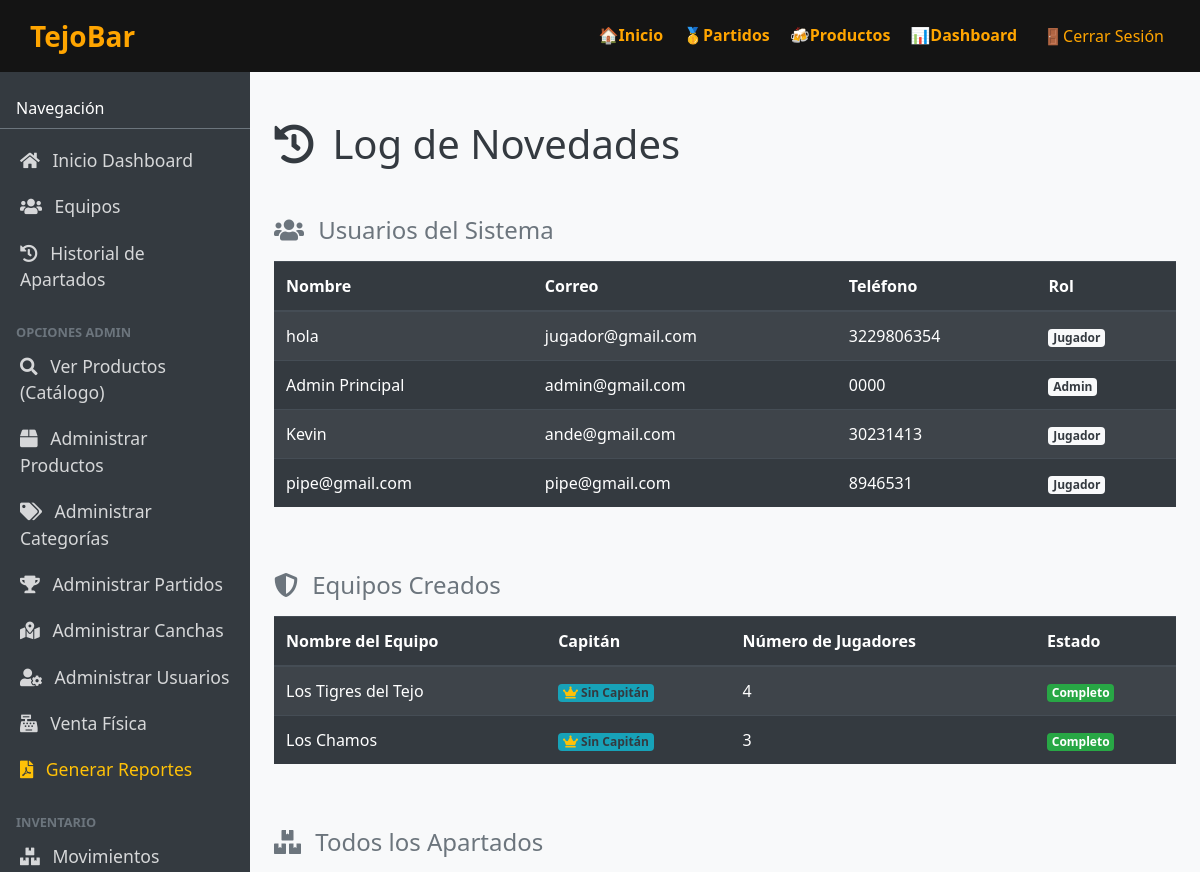
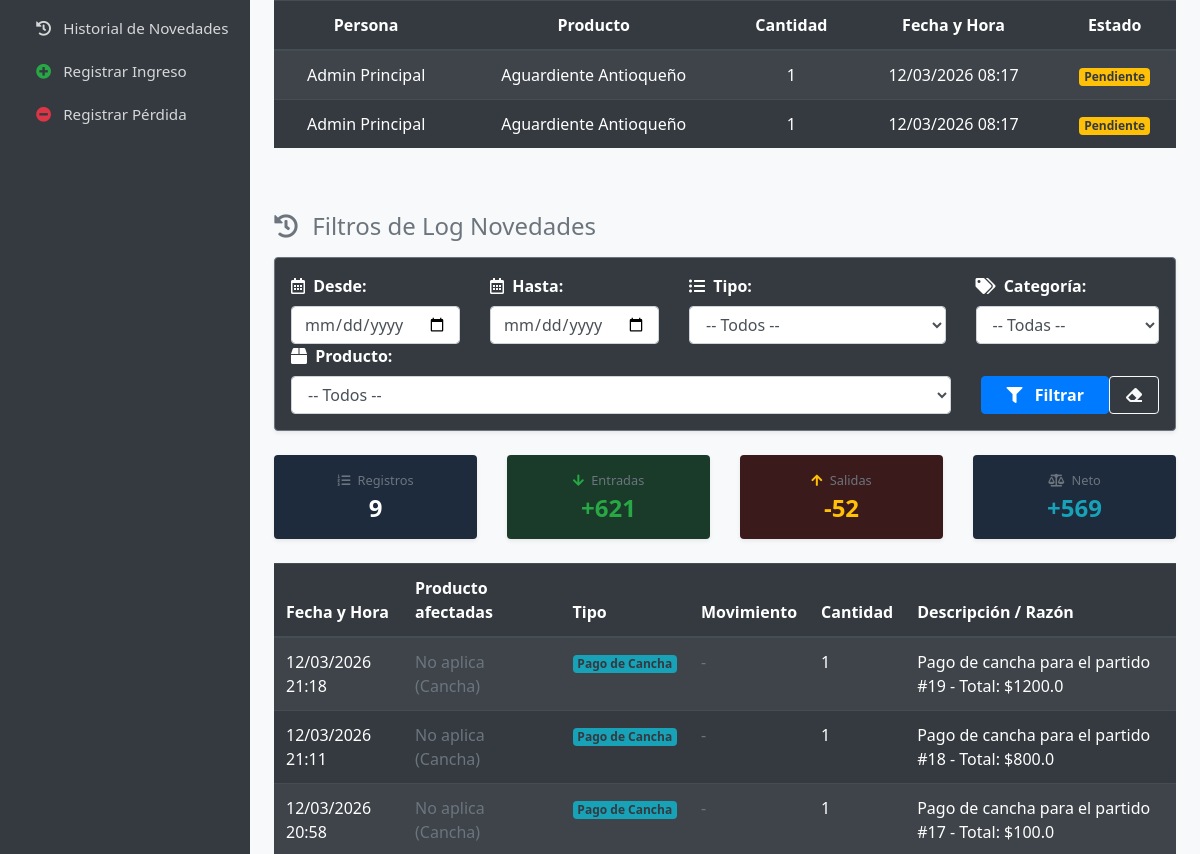
The page /administracion/novedades/ (signed in, upper part) on the database as committed earlier (2 pictures, top to bottom).
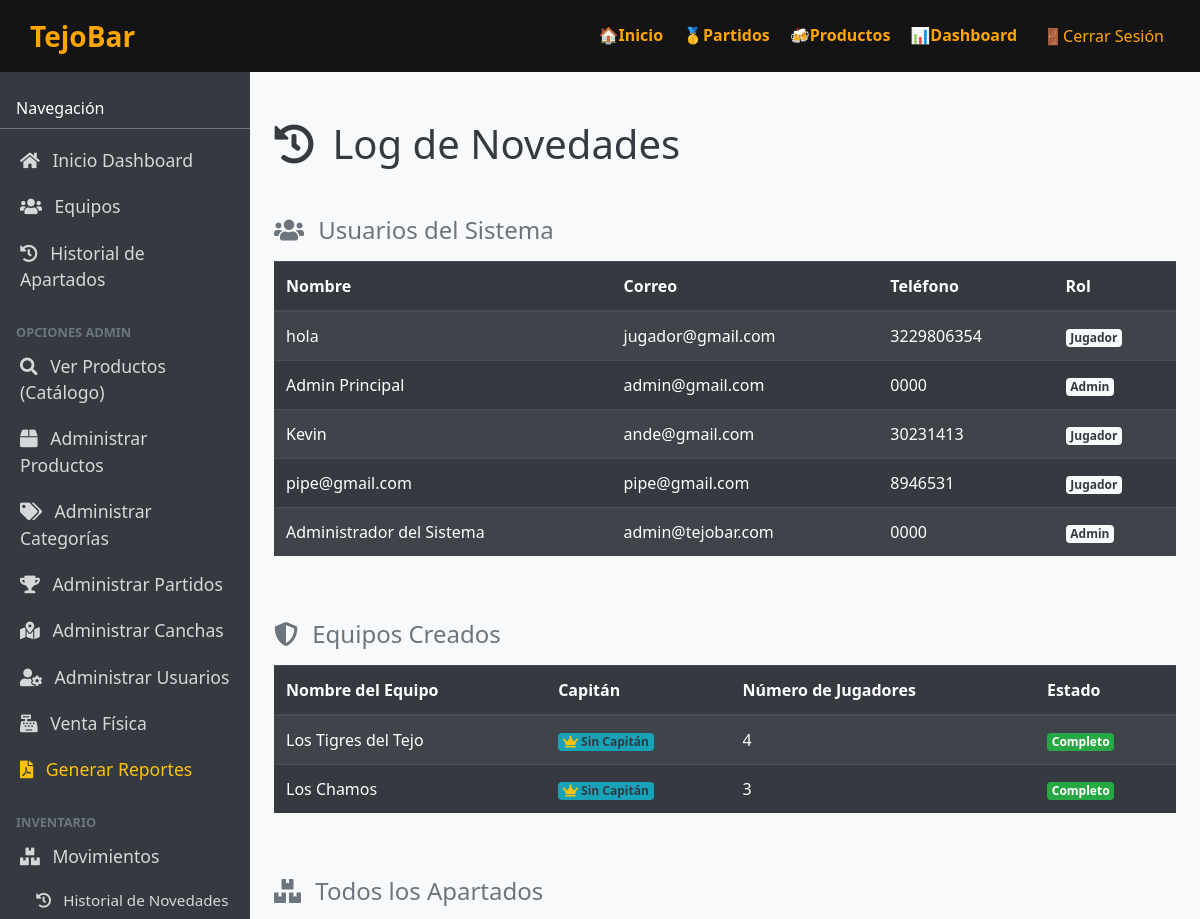
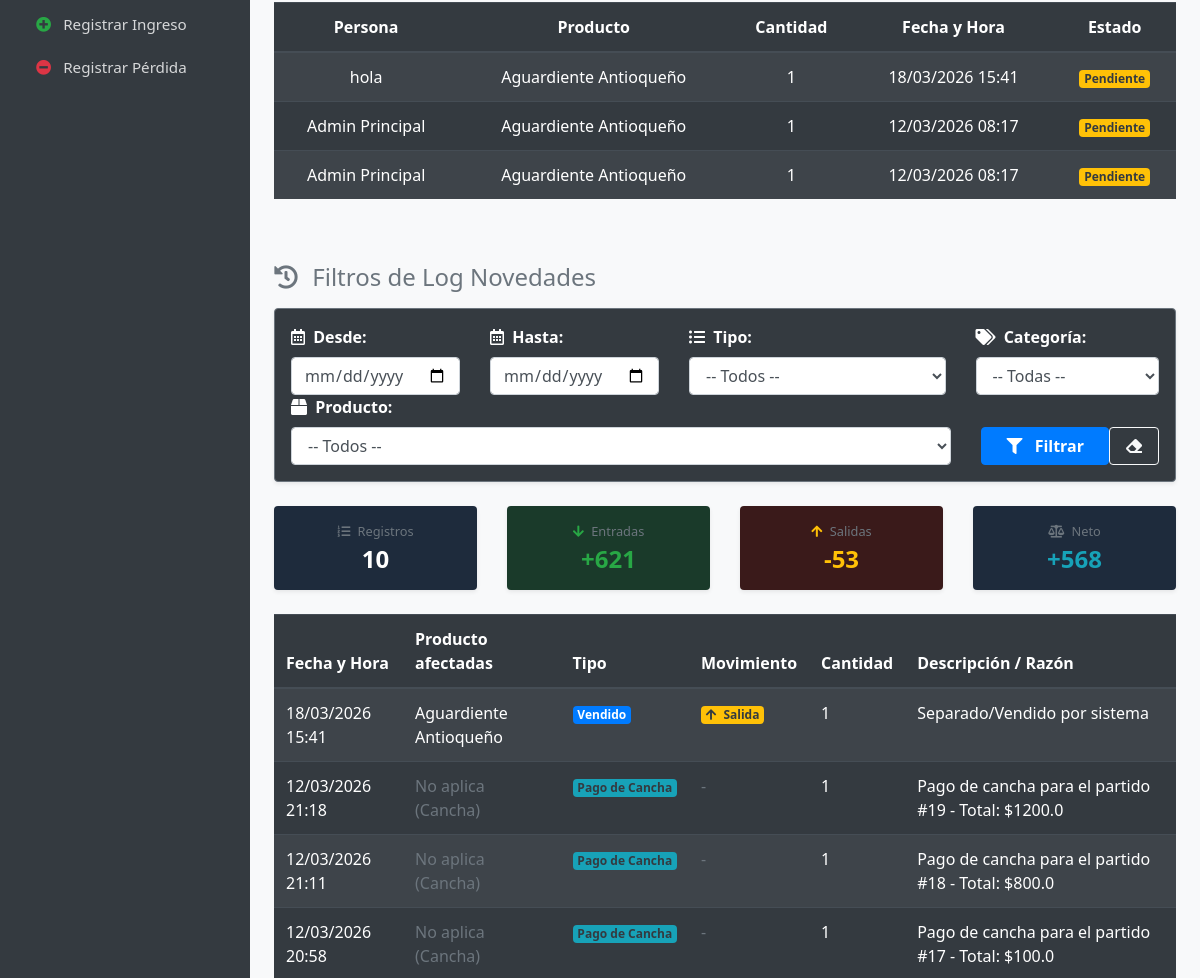
The same page on the database as committed later (2 pictures, top to bottom).
### tejobar_app/models.py (models this page shows, shortened)
class Persona(models.Model):
    ROL_JUGADOR = "jugador"
    ROL_CAPITAN = "capitan"
    ROL_ADMIN = "admin"
    ROL_CHOICES = [
        (ROL_JUGADOR, "Jugador"),
        (ROL_CAPITAN, "Capitán"),
        (ROL_ADMIN, "Admin"),
    ]
    user = models.OneToOneField(
        User, on_delete=models.CASCADE, related_name="persona", null=True, blank=True
    )
    nombre = models.CharField(
        max_length=25,
        validators=[
            MinLengthValidator(2, message="El nombre debe tener al menos 2 caracteres."),
            RegexValidator(
                regex=r'^[a-zA-ZáéíóúÁÉÍÓÚüÜñÑ\s]+$',
                message="El nombre solo puede contener letras y espacios."
            )
        ]
    )
    correo = models.EmailField(unique=True)
    numero = models.CharField(max_length=20)
    rol = models.CharField(max_length=10, choices=ROL_CHOICES, default=ROL_JUGADOR)

class Equipo(models.Model):
    nombre_equipo = models.CharField(max_length=100, unique=True)
    @property
    def capitan_nombre(self) -> str:
        cap = self.equipo_jugadores.filter(es_capitan=True).first()
        if cap:
            return cap.get_nombre()
        return "Sin Capitán"
    @property
    def num_jugadores(self):
        return self.equipo_jugadores.count()
    @property
    def is_completo(self):
        return 3 <= self.num_jugadores <= 5

class Apartado(models.Model):
    ESTADO_PENDIENTE = "pendiente"
    ESTADO_COMPRADO = "comprado"
    ESTADO_CANCELADO = "cancelado"
    ESTADO_CHOICES = [
        (ESTADO_PENDIENTE, "Pendiente"),
        (ESTADO_COMPRADO, "Comprado"),
        (ESTADO_CANCELADO, "Cancelado / Abandonado"),
    ]
    persona = models.ForeignKey(
        Persona, on_delete=models.CASCADE, related_name="apartados",
        null=True, blank=True
    )
    producto = models.ForeignKey(
        Producto, on_delete=models.CASCADE, related_name="apartados"
    )
    cantidad = models.IntegerField()
    fecha_apartado = models.DateTimeField(auto_now_add=True)
    estado = models.CharField(
        max_length=20, choices=ESTADO_CHOICES, default=ESTADO_PENDIENTE
    )
    cliente_nombre = models.CharField(max_length=150, blank=True, null=True)
    cliente_telefono = models.CharField(max_length=30, blank=True, null=True)
    objects = ApartadoQuerySet.as_manager()

class Producto(models.Model):
    nombre = models.CharField(
        max_length=100,
        validators=[
            MinLengthValidator(3, message="El nombre debe tener al menos 3 caracteres.")
        ]
    )
    precio = models.DecimalField(
        max_digits=10,
        decimal_places=2,
        validators=[
            MinValueValidator(0.01, message="El precio no puede ser 0 ni negativo."),
            MaxValueValidator(10000000.00, message="El precio excede el límite permitido (10M).")
        ]
    )
    stock = models.IntegerField(
        validators=[
            MinValueValidator(0, message="El stock no puede ser negativo."),
            MaxValueValidator(10000, message="Capacidad máxima de bodega excedida (10,000 u).")
        ]
    )
    fecha_vencimiento = models.DateField(blank=True, null=True)
    descripcion = models.TextField(
        "Descripción",
        blank=True,
        null=True,
        validators=[
            MaxLengthValidator(500, message="La descripción no puede superar los 500 caracteres.")
        ]
    )
    imagen = models.ImageField(upload_to="productos", blank=True, null=True)
    categoria = models.ForeignKey(
        Categoria,
        on_delete=models.SET_NULL,
        null=True,
        blank=True,
        related_name="productos",
    )
    objects = ProductoQuerySet.as_manager()

class Novedad(models.Model):
    TIPO_AGREGADO = "agregado"
    TIPO_VENDIDO = "vendido"
    TIPO_VENCIDO = "vencido"
    TIPO_CANCHA = "cancha"
    TIPO_PERDIDA = "perdida"
    TIPO_CHOICES = [
        (TIPO_AGREGADO, "Agregado / Ingreso"),
        (TIPO_VENDIDO, "Vendido / Apartado"),
        (TIPO_VENCIDO, "Vencido / Retirado"),
        (TIPO_CANCHA, "Pago de Cancha"),
        (TIPO_PERDIDA, "Accidente / Pérdida"),
    ]
    producto = models.ForeignKey(
        Producto, on_delete=models.SET_NULL, related_name="novedades", null=True, blank=True
    )
    tipo_novedad = models.CharField(
        max_length=20, choices=TIPO_CHOICES, default=TIPO_AGREGADO
    )
    cantidad = models.IntegerField(default=1)
    fecha = models.DateTimeField(auto_now_add=True)
    descripcion = models.CharField(max_length=255, blank=True, null=True)
    @property
    def movimiento(self) -> str:
        if self.tipo_novedad == self.TIPO_AGREGADO:
            return "Entrada"
        elif self.tipo_novedad in [self.TIPO_VENDIDO, self.TIPO_VENCIDO, self.TIPO_PERDIDA]:
            return "Salida"
        return "N/A"

### tejobar_app/views.py (the view)
    def wrapper(request, *args, **kwargs):
        if not request.user.is_authenticated:
            return redirect("tejobar_app:login")
        persona = getattr(request.user, "persona", None)
        if not persona or persona.rol != Persona.ROL_ADMIN:
            messages.error(request, "No tienes permisos para acceder a esta área.")
            return redirect("tejobar_app:home")
        return view_func(request, *args, **kwargs)

### tejobar_app/views.py (called while the page is built)
def admin_required(view_func):
    def wrapper(request, *args, **kwargs):
        if not request.user.is_authenticated:
            return redirect("tejobar_app:login")
        persona = getattr(request.user, "persona", None)
        if not persona or persona.rol != Persona.ROL_ADMIN:
            messages.error(request, "No tienes permisos para acceder a esta área.")
            return redirect("tejobar_app:home")
        return view_func(request, *args, **kwargs)
    return wrapper

### templates/novedades/index.html (shortened to what the changed rows need)
{% extends "dashboard/base.html" %}
{% block content %}
<div class="d-flex justify-content-between align-items-center mt-4 mb-3">
    <h1 class="mb-0"><i class="fas fa-history mr-2"></i> Log de Novedades</h1>
</div>
<div class="table-responsive mb-4">
    <table class="table table-dark table-striped table-hover">
        <thead>
            <tr>
                <th>Nombre</th>
                <th>Correo</th>
                <th>Teléfono</th>
                <th>Rol</th>
            </tr>
        </thead>
        <tbody>
            {% for u in lista_usuarios %}
            <tr>
                <td>{{ u.nombre }}</td>
                <td>{{ u.correo }}</td>
                <td>{{ u.numero }}</td>
                <td><span class="badge badge-light text-dark">{{ u.get_rol_display }}</span></td>
            </tr>
            {% empty %}
                <tr><td colspan="4" class="text-center text-muted">No existen usuarios.</td></tr>
            {% endfor %}
        </tbody>
    </table>
</div>
<div class="table-responsive mb-4">
    <table class="table table-dark table-striped table-hover">
        <thead>
            <tr>
                <th>Nombre del Equipo</th>
                <th>Capitán</th>
                <th>Número de Jugadores</th>
                <th>Estado</th>
            </tr>
        </thead>
        <tbody>
            {% for e in lista_equipos %}
            <tr>
                <td>{{ e.nombre_equipo }}</td>
                <td><span class="badge bg-info text-dark"><i class="fas fa-crown text-warning me-1"></i> {{ e.capitan_nombre }}</span></td>
                <td>{{ e.num_jugadores }}</td>
                <td>
                    {% if e.is_completo %}
                        <span class="badge bg-success">Completo</span>
                    {% elif e.is_excedido %}
                        <span class="badge bg-warning text-dark">Excedido</span>
                    {% else %}
                        <span class="badge bg-danger">Insuficiente</span>
                    {% endif %}
                </td>
            </tr>
            {% empty %}
                <tr><td colspan="4" class="text-center text-muted py-3">No existen equipos.</td></tr>
            {% endfor %}
        </tbody>
    </table>
</div>
<div class="table-responsive mb-5">
    <table class="table table-dark table-striped table-hover text-center">
        <thead>
            <tr>
                <th>Persona</th>
                <th>Producto</th>
                <th>Cantidad</th>
                <th>Fecha y Hora</th>
                <th>Estado</th>
            </tr>
        </thead>
        <tbody>
            {% for a in lista_apartados %}
            <tr>
                <td>{{ a.persona.nombre }}</td>
                <td>{{ a.producto.nombre }}</td>
                <td>{{ a.cantidad }}</td>
                <td>{{ a.fecha_apartado|date:"d/m/Y H:i" }}</td>
                <td>
                    {% if a.estado == 'pendiente' %}
                        <span class="badge bg-warning text-dark">{{ a.estado|title }}</span>
                    {% elif a.estado == 'entregado' %}
                        <span class="badge bg-success">{{ a.estado|title }}</span>
                    {% elif a.estado == 'cancelado' %}
                        <span class="badge bg-danger">{{ a.estado|title }}</span>
                    {% else %}
                        <span class="badge bg-secondary">{{ a.estado|title }}</span>
                    {% endif %}
                </td>
            </tr>
            {% empty %}
                <tr><td colspan="5" class="text-center text-muted">No existen apartados registrados.</td></tr>
            {% endfor %}
        </tbody>
    </table>
</div>
<div class="row mt-4 mb-2 g-3">
    <div class="col-6 col-md-3">
        <div class="card text-center border-0 shadow-sm py-2" style="background:#1e2b3c;">
            <div class="card-body p-2">
                <div class="text-muted small mb-1"><i class="fas fa-list-ol mr-1"></i> Registros</div>
                <div class="h4 font-weight-bold text-white mb-0">{{ total_registros }}</div>
            </div>
        </div>
    </div>
    <div class="col-6 col-md-3">
        <div class="card text-center border-0 shadow-sm py-2" style="background:#3a1a1a;">
            <div class="card-body p-2">
                <div class="text-muted small mb-1"><i class="fas fa-arrow-up text-warning mr-1"></i> Salidas</div>
                <div class="h4 font-weight-bold text-warning mb-0">-{{ total_salidas }}</div>
            </div>
        </div>
    </div>
    <div class="col-6 col-md-3">
        <div class="card text-center border-0 shadow-sm py-2" style="background:#1e2b3c;">
            <div class="card-body p-2">
                <div class="text-muted small mb-1"><i class="fas fa-balance-scale mr-1"></i> Neto</div>
                <div class="h4 font-weight-bold {% if total_neto >= 0 %}text-info{% else %}text-danger{% endif %} mb-0">
                    {% if total_neto >= 0 %}+{% endif %}{{ total_neto }}
                </div>
            </div>
        </div>
    </div>
</div>
<div class="table-responsive">
    <table class="table table-dark table-striped table-hover mt-3">
        <thead>
            <tr>
                <th>Fecha y Hora</th>
                <th>Producto afectadas</th>
                <th>Tipo</th>
                <th>Movimiento</th>
                <th>Cantidad</th>
                <th>Descripción / Razón</th>
            </tr>
        </thead>
        <tbody>
            {% for nov in novedades %}
                <tr>
                    <td>{{ nov.fecha|date:"d/m/Y H:i" }}</td>
                    <td>{% if nov.producto %}{{ nov.producto.nombre }}{% else %}<span class="text-muted">No aplica (Cancha)</span>{% endif %}</td>
                    <td>
                        {% if nov.tipo_novedad == 'agregado' %}
                            <span class="badge bg-success">Agregado</span>
                        {% elif nov.tipo_novedad == 'vendido' %}
                            <span class="badge bg-primary">Vendido</span>
                        {% elif nov.tipo_novedad == 'vencido' %}
                            <span class="badge bg-danger">Vencido</span>
                        {% elif nov.tipo_novedad == 'cancha' %}
                            <span class="badge bg-info text-dark">Pago de Cancha</span>
                        {% else %}
                            <span class="badge bg-secondary">{{ nov.get_tipo_novedad_display }}</span>
                        {% endif %}
                    </td>
                    <td>
                        {% if nov.movimiento == 'Entrada' %}
                            <span class="badge bg-success"><i class="fas fa-arrow-down mr-1"></i> Entrada</span>
                        {% elif nov.movimiento == 'Salida' %}
                            <span class="badge bg-warning text-dark"><i class="fas fa-arrow-up mr-1"></i> Salida</span>
                        {% else %}
                            <span class="text-muted">-</span>
                        {% endif %}
                    </td>
                    <td>{{ nov.cantidad }}</td>
                    <td>{{ nov.descripcion|default_if_none:"-" }}</td>
                </tr>
            {% empty %}
                <tr><td colspan="6" class="text-center text-muted py-4">No existen novedades de productos en este periodo.</td></tr>
            {% endfor %}
        </tbody>
    </table>
</div>
{% endblock %}

Rows that differ between the two databases and show on the page:
added Persona: nombre "Administrador del Sistema", correo "admin@tejobar.com", numero "0000", rol "Admin"
added Apartado: persona.nombre "hola", producto.nombre "Aguardiente Antioqueño", cantidad "1", fecha_apartado "18/03/2026 15:41", estado "Pendiente"
added Novedad: fecha "18/03/2026 15:41", producto.nombre "Aguardiente Antioqueño", tipo_novedad "Vendido", cantidad "1", descripcion "Separado/Vendido por sistema"
Other text that changed with them:
{{ total_registros }}: "9" → "10"
{{ total_salidas }}: "52" → "53"
{{ total_neto }}: "569" → "568"
